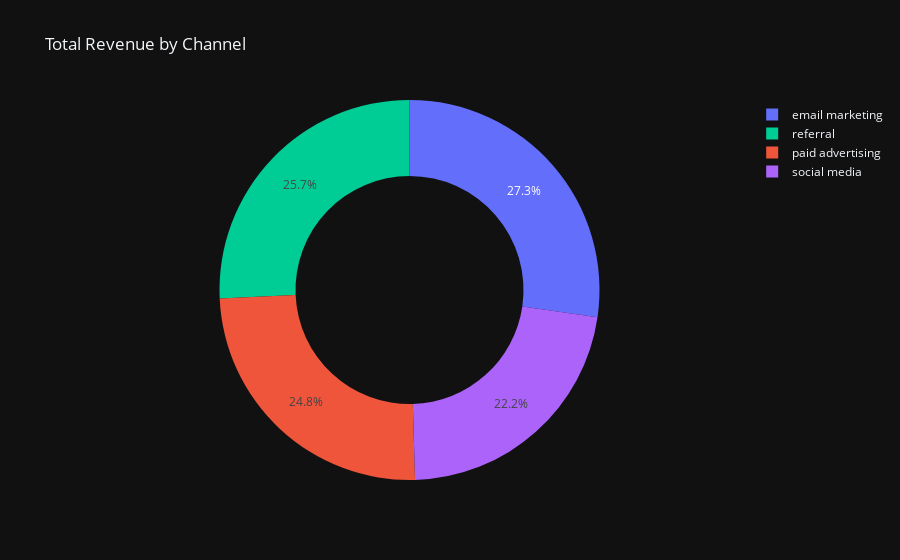

Write notebook code for a chart like this one.
### Markdown cell above
**OBS:**

* "**Social media**" is the most effective channel for converting customers.
* "**paid advertising**" is the least effective channel for converting customers.

### Code cell
# calculate the total revenue by channel.
# Find the most and least profitable channels in terms of generating revenue:
revenue_by_channel = df_clv.groupby('channel')['revenue'].sum().reset_index()

fig = px.pie(data_frame=revenue_by_channel, 
             values='revenue', 
             names='channel', 
             title='Total Revenue by Channel', 
             hole=0.6, 
             color='channel')

fig.show()

### Figure 1 — Plotly figure (JSON) as saved in the notebook; plotly's stock layout.template omitted (floating-point values rounded to 4 significant figures)
{"data": [{"customdata": [["email marketing"], ["paid advertising"], ["referral"], ["social media"]], "domain": {"x": [0, 1], "y": [0, 1]}, "hole": 0.6, "hovertemplate": "channel=%{customdata[0]}<br>revenue=%{value}<extra></extra>", "labels": ["email marketing", "paid advertising", "referral", "social media"], "legendgroup": "", "marker": {"colors": ["#636efa", "#EF553B", "#00cc96", "#ab63fa"]}, "name": "", "showlegend": true, "type": "pie", "values": [604706, 548396, 569552, 492667]}], "layout": {"legend": {"tracegroupgap": 0}, "title": {"text": "Total Revenue by Channel"}}}
